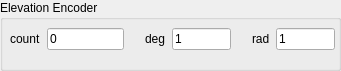
  <widget class="QGroupBox" name="groupBox_ElEncoder">
   <property name="geometry">
    <rect>
     <x>380</x>
     <y>40</y>
     <width>341</width>
     <height>71</height>
    </rect>
   </property>
   <property name="title">
    <string>Elevation Encoder</string>
   </property>
   <widget class="QSplitter" name="splitter_12">
    <property name="geometry">
     <rect>
      <x>10</x>
      <y>20</y>
      <width>325</width>
      <height>38</height>
     </rect>
    </property>
    <property name="orientation">
     <enum>Qt::Vertical</enum>
    </property>
    <widget class="QWidget" name="widget_ElEncoder" native="true">
     <layout class="QHBoxLayout" name="horizontalLayout_3">
      <item>
       <widget class="QLabel" name="label_69">
        <property name="text">
         <string>count</string>
        </property>
       </widget>
      </item>
      <item>
       <widget class="QLineEdit" name="count_2">
        <property name="maximumSize">
         <size>
          <width>84</width>
          <height>16777215</height>
         </size>
        </property>
        <property name="text">
         <string>0</string>
        </property>
       </widget>
      </item>
      <item>
       <spacer name="horizontalSpacer_52">
        <property name="orientation">
         <enum>Qt::Horizontal</enum>
        </property>
        <property name="sizeHint" stdset="0">
         <size>
          <width>22</width>
          <height>20</height>
         </size>
        </property>
       </spacer>
      </item>
      <item>
       <widget class="QLabel" name="label_70">
        <property name="text">
         <string>deg</string>
        </property>
       </widget>
      </item>
      <item>
       <widget class="QLineEdit" name="deg_2">
        <property name="maximumSize">
         <size>
          <width>66</width>
          <height>16777215</height>
         </size>
        </property>
        <property name="text">
         <string>1</string>
        </property>
       </widget>
      </item>
      <item>
       <spacer name="horizontalSpacer_53">
        <property name="orientation">
         <enum>Qt::Horizontal</enum>
        </property>
        <property name="sizeHint" stdset="0">
         <size>
          <width>22</width>
          <height>20</height>
         </size>
        </property>
       </spacer>
      </item>
      <item>
       <widget class="QLabel" name="label_71">
        <property name="text">
         <string>rad</string>
        </property>
       </widget>
      </item>
      <item>
       <widget class="QLineEdit" name="rad_2">
        <property name="maximumSize">
         <size>
          <width>66</width>
          <height>16777215</height>
         </size>
        </property>
        <property name="text">
         <string>1</string>
        </property>
       </widget>
      </item>
     </layout>
    </widget>
   </widget>
  </widget>
